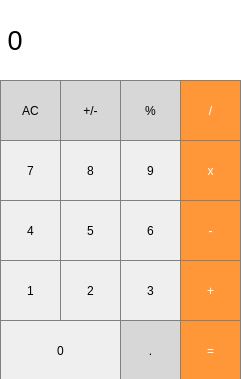
<?xml version="1.0" encoding="UTF-8"?>
<ui version="4.0">
 <class>MainWindow</class>
 <widget class="QMainWindow" name="MainWindow">
  <property name="geometry">
   <rect>
    <x>0</x>
    <y>0</y>
    <width>241</width>
    <height>379</height>
   </rect>
  </property>
  <property name="windowTitle">
   <string>MainWindow</string>
  </property>
  <widget class="QWidget" name="centralwidget">
   <widget class="QPushButton" name="pushButton_AC">
    <property name="geometry">
     <rect>
      <x>0</x>
      <y>80</y>
      <width>61</width>
      <height>61</height>
     </rect>
    </property>
    <property name="styleSheet">
     <string notr="true">QPushButton{
background-color:rgb(215,215,215);
border:1px solid gray;
}

QPushButton:pressed{
background-color:qlineargradient(x1:0,y1:0,x2:0,y2:1,stop: 0 #BEBEBE,stop:1 #D7D7D7);
}</string>
    </property>
    <property name="text">
     <string>AC</string>
    </property>
   </widget>
   <widget class="QPushButton" name="pushButton_pm">
    <property name="geometry">
     <rect>
      <x>60</x>
      <y>80</y>
      <width>61</width>
      <height>61</height>
     </rect>
    </property>
    <property name="styleSheet">
     <string notr="true">QPushButton{
background-color:rgb(215,215,215);
border:1px solid gray;
}

QPushButton:pressed{
background-color:qlineargradient(x1:0,y1:0,x2:0,y2:1,stop: 0 #BEBEBE,stop:1 #D7D7D7);
}</string>
    </property>
    <property name="text">
     <string>+/-</string>
    </property>
   </widget>
   <widget class="QPushButton" name="pushButton_percectage">
    <property name="geometry">
     <rect>
      <x>120</x>
      <y>80</y>
      <width>61</width>
      <height>61</height>
     </rect>
    </property>
    <property name="styleSheet">
     <string notr="true">QPushButton{
background-color:rgb(215,215,215);
border:1px solid gray;
}

QPushButton:pressed{
background-color:qlineargradient(x1:0,y1:0,x2:0,y2:1,stop: 0 #BEBEBE,stop:1 #D7D7D7);
}</string>
    </property>
    <property name="text">
     <string>%</string>
    </property>
   </widget>
   <widget class="QPushButton" name="pushButton_divide">
    <property name="geometry">
     <rect>
      <x>180</x>
      <y>80</y>
      <width>61</width>
      <height>61</height>
     </rect>
    </property>
    <property name="styleSheet">
     <string notr="true">QPushButton{
background-color:rgb(255,151,57);
color:white;
border:1px solid gray;
}

QPushButton:pressed{
background-color:qlineargradient(x1:0,y1:0,x2:0,y2:1,stop:0 #FF7832,stop: 1#FF9739)
}</string>
    </property>
    <property name="text">
     <string>/</string>
    </property>
   </widget>
   <widget class="QPushButton" name="pushButton_9">
    <property name="geometry">
     <rect>
      <x>120</x>
      <y>140</y>
      <width>61</width>
      <height>61</height>
     </rect>
    </property>
    <property name="styleSheet">
     <string notr="true">QPushButton{
border:1px solid gray;
}
QPushButton:pressed{
background-color:qlineargradient(x1:0,x2:0,y2:1,stop:0 #dadbde,stop:1 #f6f7fa);
}</string>
    </property>
    <property name="text">
     <string>9</string>
    </property>
   </widget>
   <widget class="QPushButton" name="pushButton_8">
    <property name="geometry">
     <rect>
      <x>60</x>
      <y>140</y>
      <width>61</width>
      <height>61</height>
     </rect>
    </property>
    <property name="styleSheet">
     <string notr="true">QPushButton{
border:1px solid gray;
}
QPushButton:pressed{
background-color:qlineargradient(x1:0,x2:0,y2:1,stop:0 #dadbde,stop:1 #f6f7fa);
}</string>
    </property>
    <property name="text">
     <string>8</string>
    </property>
   </widget>
   <widget class="QPushButton" name="pushButton_7">
    <property name="geometry">
     <rect>
      <x>0</x>
      <y>140</y>
      <width>61</width>
      <height>61</height>
     </rect>
    </property>
    <property name="styleSheet">
     <string notr="true">QPushButton{
border:1px solid gray;
}
QPushButton:pressed{
background-color:qlineargradient(x1:0,x2:0,y2:1,stop:0 #dadbde,stop:1 #f6f7fa);
}</string>
    </property>
    <property name="text">
     <string>7</string>
    </property>
   </widget>
   <widget class="QPushButton" name="pushButton_multiplication">
    <property name="geometry">
     <rect>
      <x>180</x>
      <y>140</y>
      <width>61</width>
      <height>61</height>
     </rect>
    </property>
    <property name="styleSheet">
     <string notr="true">QPushButton{
background-color:rgb(255,151,57);
color:white;
border:1px solid gray;
}

QPushButton:pressed{
background-color:qlineargradient(x1:0,y1:0,x2:0,y2:1,stop:0 #FF7832,stop: 1#FF9739)
}</string>
    </property>
    <property name="text">
     <string>x</string>
    </property>
   </widget>
   <widget class="QPushButton" name="pushButton_6">
    <property name="geometry">
     <rect>
      <x>120</x>
      <y>200</y>
      <width>61</width>
      <height>61</height>
     </rect>
    </property>
    <property name="styleSheet">
     <string notr="true">QPushButton{
border:1px solid gray;
}
QPushButton:pressed{
background-color:qlineargradient(x1:0,x2:0,y2:1,stop:0 #dadbde,stop:1 #f6f7fa);
}</string>
    </property>
    <property name="text">
     <string>6</string>
    </property>
   </widget>
   <widget class="QPushButton" name="pushButton_5">
    <property name="geometry">
     <rect>
      <x>60</x>
      <y>200</y>
      <width>61</width>
      <height>61</height>
     </rect>
    </property>
    <property name="styleSheet">
     <string notr="true">QPushButton{
border:1px solid gray;
}
QPushButton:pressed{
background-color:qlineargradient(x1:0,x2:0,y2:1,stop:0 #dadbde,stop:1 #f6f7fa);
}</string>
    </property>
    <property name="text">
     <string>5</string>
    </property>
   </widget>
   <widget class="QPushButton" name="pushButton_4">
    <property name="geometry">
     <rect>
      <x>0</x>
      <y>200</y>
      <width>61</width>
      <height>61</height>
     </rect>
    </property>
    <property name="styleSheet">
     <string notr="true">QPushButton{
border:1px solid gray;
}
QPushButton:pressed{
background-color:qlineargradient(x1:0,x2:0,y2:1,stop:0 #dadbde,stop:1 #f6f7fa);
}</string>
    </property>
    <property name="text">
     <string>4</string>
    </property>
   </widget>
   <widget class="QPushButton" name="pushButton_minus">
    <property name="geometry">
     <rect>
      <x>180</x>
      <y>200</y>
      <width>61</width>
      <height>61</height>
     </rect>
    </property>
    <property name="styleSheet">
     <string notr="true">QPushButton{
background-color:rgb(255,151,57);
color:white;
border:1px solid gray;
}

QPushButton:pressed{
background-color:qlineargradient(x1:0,y1:0,x2:0,y2:1,stop:0 #FF7832,stop: 1#FF9739)
}</string>
    </property>
    <property name="text">
     <string>-</string>
    </property>
   </widget>
   <widget class="QPushButton" name="pushButton_3">
    <property name="geometry">
     <rect>
      <x>120</x>
      <y>260</y>
      <width>61</width>
      <height>61</height>
     </rect>
    </property>
    <property name="styleSheet">
     <string notr="true">QPushButton{
border:1px solid gray;
}
QPushButton:pressed{
background-color:qlineargradient(x1:0,x2:0,y2:1,stop:0 #dadbde,stop:1 #f6f7fa);
}</string>
    </property>
    <property name="text">
     <string>3</string>
    </property>
   </widget>
   <widget class="QPushButton" name="pushButton_2">
    <property name="geometry">
     <rect>
      <x>60</x>
      <y>260</y>
      <width>61</width>
      <height>61</height>
     </rect>
    </property>
    <property name="styleSheet">
     <string notr="true">QPushButton{
border:1px solid gray;
}
QPushButton:pressed{
background-color:qlineargradient(x1:0,x2:0,y2:1,stop:0 #dadbde,stop:1 #f6f7fa);
}</string>
    </property>
    <property name="text">
     <string>2</string>
    </property>
   </widget>
   <widget class="QPushButton" name="pushButton_1">
    <property name="geometry">
     <rect>
      <x>0</x>
      <y>260</y>
      <width>61</width>
      <height>61</height>
     </rect>
    </property>
    <property name="styleSheet">
     <string notr="true">QPushButton{
border:1px solid gray;
}
QPushButton:pressed{
background-color:qlineargradient(x1:0,x2:0,y2:1,stop:0 #dadbde,stop:1 #f6f7fa);
}</string>
    </property>
    <property name="text">
     <string>1</string>
    </property>
   </widget>
   <widget class="QPushButton" name="pushButton_plus">
    <property name="geometry">
     <rect>
      <x>180</x>
      <y>260</y>
      <width>61</width>
      <height>61</height>
     </rect>
    </property>
    <property name="styleSheet">
     <string notr="true">QPushButton{
background-color:rgb(255,151,57);
color:white;
border:1px solid gray;
}

QPushButton:pressed{
background-color:qlineargradient(x1:0,y1:0,x2:0,y2:1,stop:0 #FF7832,stop: 1#FF9739)
}</string>
    </property>
    <property name="text">
     <string>+</string>
    </property>
   </widget>
   <widget class="QPushButton" name="pushButton_dot">
    <property name="geometry">
     <rect>
      <x>120</x>
      <y>320</y>
      <width>61</width>
      <height>61</height>
     </rect>
    </property>
    <property name="styleSheet">
     <string notr="true">QPushButton{
background-color:rgb(215,215,215);
border:1px solid gray;
}

QPushButton:pressed{
background-color:qlineargradient(x1:0,y1:0,x2:0,y2:1,stop: 0 #BEBEBE,stop:1 #D7D7D7);
}</string>
    </property>
    <property name="text">
     <string>.</string>
    </property>
   </widget>
   <widget class="QPushButton" name="pushButton_0">
    <property name="geometry">
     <rect>
      <x>0</x>
      <y>320</y>
      <width>121</width>
      <height>61</height>
     </rect>
    </property>
    <property name="styleSheet">
     <string notr="true">QPushButton{
border:1px solid gray;
}
QPushButton:pressed{
background-color:qlineargradient(x1:0,x2:0,y2:1,stop:0 #dadbde,stop:1 #f6f7fa);
}</string>
    </property>
    <property name="text">
     <string>0</string>
    </property>
   </widget>
   <widget class="QPushButton" name="pushButton_equal">
    <property name="geometry">
     <rect>
      <x>180</x>
      <y>320</y>
      <width>61</width>
      <height>61</height>
     </rect>
    </property>
    <property name="styleSheet">
     <string notr="true">QPushButton{
background-color:rgb(255,151,57);
color:white;
border:1px solid gray;
}

QPushButton:pressed{
background-color:qlineargradient(x1:0,y1:0,x2:0,y2:1,stop:0 #FF7832,stop: 1#FF9739)
}</string>
    </property>
    <property name="text">
     <string>=</string>
    </property>
   </widget>
   <widget class="QLabel" name="label">
    <property name="geometry">
     <rect>
      <x>0</x>
      <y>0</y>
      <width>241</width>
      <height>81</height>
     </rect>
    </property>
    <property name="font">
     <font>
      <pointsize>20</pointsize>
     </font>
    </property>
    <property name="styleSheet">
     <string notr="true">QLabel {
    qproperty-alignment: 'AlignVCenter|AlignRight';
    border-bottom: 1px solid gray;
    background-color: white;
}
</string>
    </property>
    <property name="text">
     <string> 0</string>
    </property>
   </widget>
  </widget>
 </widget>
 <resources/>
 <connections/>
</ui>
